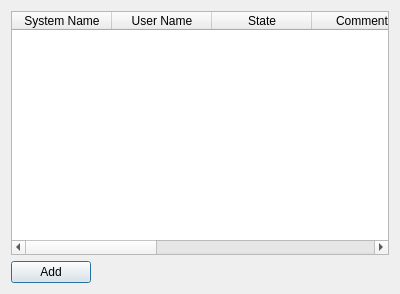
<?xml version="1.0" encoding="UTF-8"?>
<ui version="4.0">
 <class>SignalHeadWidget</class>
 <widget class="QDialog" name="SignalHeadWidget">
  <property name="geometry">
   <rect>
    <x>0</x>
    <y>0</y>
    <width>400</width>
    <height>294</height>
   </rect>
  </property>
  <property name="windowTitle">
   <string>Dialog</string>
  </property>
  <layout class="QGridLayout" name="gridLayout">
   <item row="0" column="0">
    <widget class="QTableWidget" name="tableWidget">
     <column>
      <property name="text">
       <string>System Name</string>
      </property>
     </column>
     <column>
      <property name="text">
       <string>User Name</string>
      </property>
     </column>
     <column>
      <property name="text">
       <string>State</string>
      </property>
     </column>
     <column>
      <property name="text">
       <string>Comment</string>
      </property>
     </column>
     <column>
      <property name="text">
       <string/>
      </property>
     </column>
     <column>
      <property name="text">
       <string>Lit</string>
      </property>
     </column>
     <column>
      <property name="text">
       <string>Held</string>
      </property>
     </column>
     <column>
      <property name="text">
       <string/>
      </property>
     </column>
    </widget>
   </item>
   <item row="1" column="0">
    <widget class="QPushButton" name="btnAdd">
     <property name="sizePolicy">
      <sizepolicy hsizetype="Fixed" vsizetype="Fixed">
       <horstretch>0</horstretch>
       <verstretch>0</verstretch>
      </sizepolicy>
     </property>
     <property name="text">
      <string>Add</string>
     </property>
    </widget>
   </item>
  </layout>
 </widget>
 <resources/>
 <connections/>
</ui>
